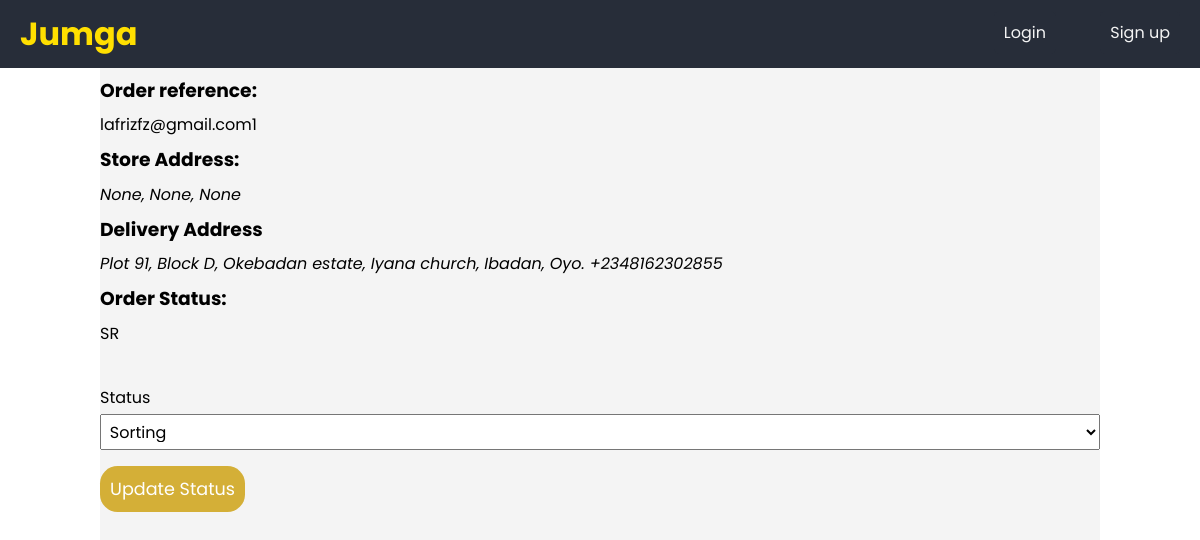
Before: /dispatch/rider/task/update/1/ with the older database file.
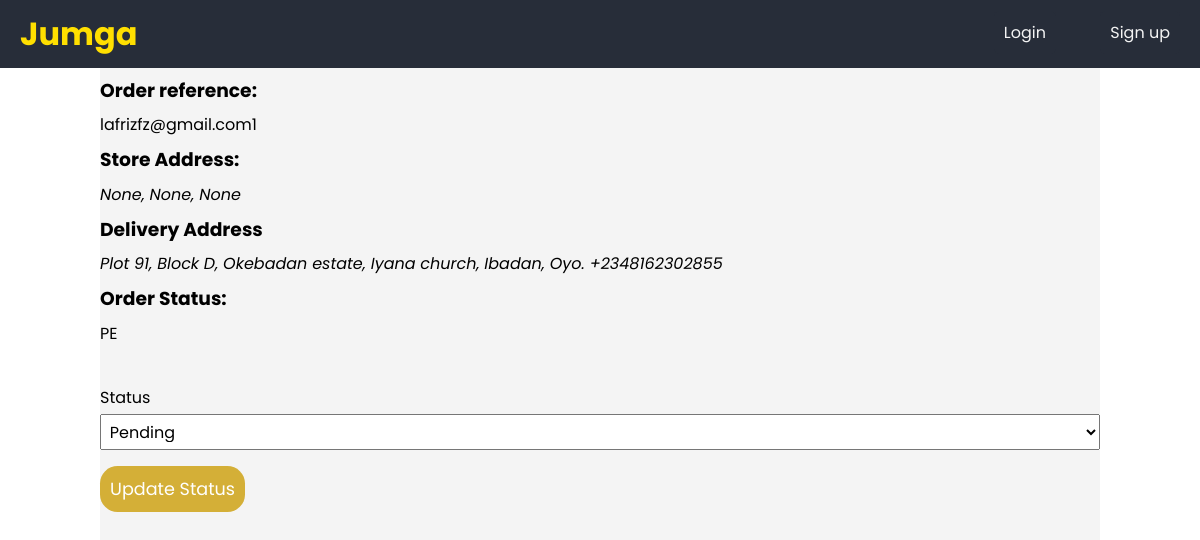
After: the same page with the newer database file.
### store/models.py (models this page shows, shortened)
class Order(models.Model):
	class StatusChoices(models.TextChoices):
		PENDING = 'PE', _('Pending')
		SORTING = 'SR', _('Sorting')
		SHIPMENT = 'SH', _('Shipping')
		DELIVERED = 'DE', _('Delivered')
	customer = models.ForeignKey(Customer, null=True, on_delete = models.SET_NULL)
	store = models.ForeignKey(Store, on_delete=models.CASCADE)
	completed = models.BooleanField(default = False, null = True, blank = True)
	transaction_id = models.CharField(max_length = 200, null = True, blank = True)
	shipping_fee = models.IntegerField(default=0)
	status = models.CharField(max_length = 2, choices = StatusChoices.choices, default=StatusChoices.PENDING)
	dispatch_rider = models.ForeignKey(DispatchRider, null=True, on_delete=models.SET_NULL)
	@property
	def reference(self):
		return self.customer.__str__() + str(self.id)

class Store(models.Model):
	user = models.OneToOneField(User, on_delete=models.CASCADE)
	name = models.CharField(max_length=100)
	description = models.TextField()
	email = models.EmailField()
	phone_number = PhoneNumberField()
	address_line_1 = models.CharField(max_length=200, null=True)
	address_line_2 = models.CharField(max_length=200, null=True, blank=True)
	city = models.CharField(max_length=50, null=True)
	state = models.CharField(max_length=50, null=True)
	bank_name = models.CharField(max_length=200)
	account_number = models.CharField(max_length=10)
	is_active = models.BooleanField(default=False)
	slug = AutoSlugField(populate_from='name')

### account/models.py (models this page shows, shortened)
class Customer(models.Model):
    user = models.OneToOneField(User, null=True, on_delete=models.CASCADE, related_name="customer")
    device_id = models.CharField(max_length=30, unique=True, null=True, blank=True)
    def __str__(self):
        if self.user:
            name = self.user.email
        else:
            name = self.device_id
        return str(name)

class User(AbstractBaseUser):
    email = models.EmailField(verbose_name="email", max_length=60, unique=True)
    first_name = models.CharField(max_length=100)
    last_name = models.CharField(max_length=100)
    profile_picture = models.ImageField()
    phone_number = PhoneNumberField()
    date_joined = models.DateTimeField(auto_now_add=True)
    last_login = models.DateTimeField(auto_now=True)
    is_admin = models.BooleanField(default=False)
    is_active = models.BooleanField(default=True)
    is_staff = models.BooleanField(default=False)
    is_superuser = models.BooleanField(default=False)
    USERNAME_FIELD = 'email'
    REQUIRED_FIELDS = ['first_name', 'last_name']
    object = MyAccountManager()

### checkout/models.py (models this page shows)
class Address(models.Model):
    order = models.OneToOneField(Order, on_delete=models.CASCADE)
    first_name = models.CharField(max_length = 250, null = True)
    last_name = models.CharField(max_length = 250, null = True)
    email = models.EmailField(max_length = 250, null = True, blank = True)
    address_line_1 = models.CharField(max_length = 250, null = True)
    address_line_2 = models.CharField(max_length = 250, null = True, blank = True)
    city = models.CharField(max_length = 250, null = True)
    state = models.CharField(max_length = 250, null = True)
    country = models.CharField(max_length = 250, default = "Nigeria")
    postal_code = models.PositiveIntegerField(null = True)
    phone_number = PhoneNumberField()

### dispatch/views.py (the view, shortened to what this page needs)
# urls.py: path('task/update/<int:pk>/', views.TaskUpdateView.as_view(), name="task_update"),
class TaskUpdateView(UpdateView):
    model = Order
    fields = ["status"]
    template_name = "dispatch/taskUpdate.html"

### templates/dispatch/taskUpdate.html (shortened to what this page needs)
{% extends 'product/base.html' %}
{% block body %}
	<p><h3>Order reference: </h3> {{ order.reference }}</p>
	<h3>Store Address:</h3>
	<address>
		{{ order.store.address_line_1 }},
		{{ order.store.city }},
		{{ order.store.state }}
	</address>
	<h3>Delivery Address</h3>
	<address>
		{{ order.address.address_line_1 }},
		{{ order.address.city }},
		{{ order.address.state }}.
		{{ order.address.phone_number }}
	</address>
	<h3>Order Status:</h3>
	<p>{{ order.status }}</p>
	<br>
	<form method="post">
		<div>
			{% for field in form %}
        		<label> {{ field.label }}</label>
        		{{ field }}
			{% endfor %}
		</div>
		<button class="btn btn-success" type="submit">Update Status</button>
	</form>
{% endblock %}

Changed rows visible on the page:
changed Order "lafrizfz@gmail.com1": status "SR" → "PE"; status "Sorting" → "Pending"
